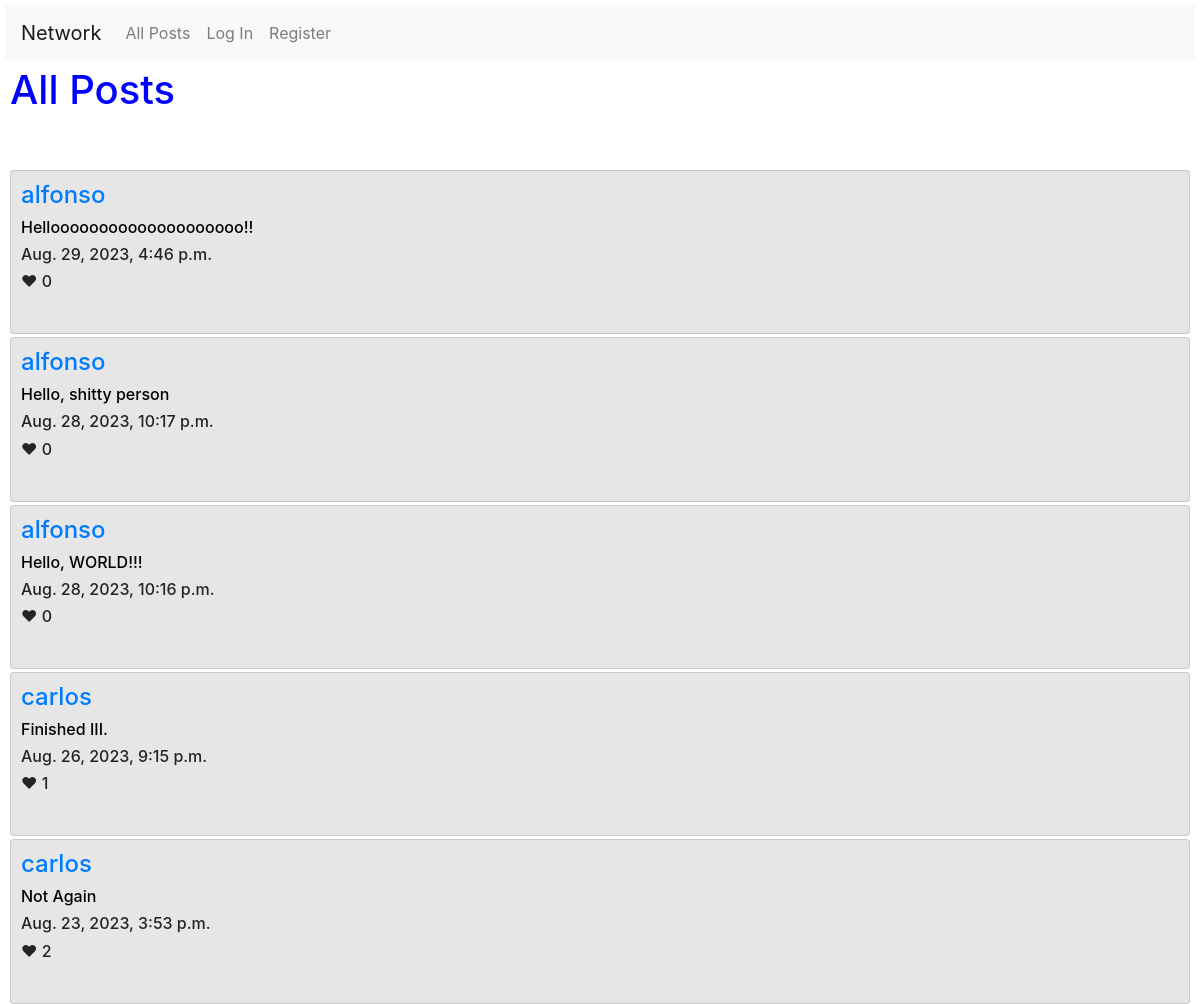
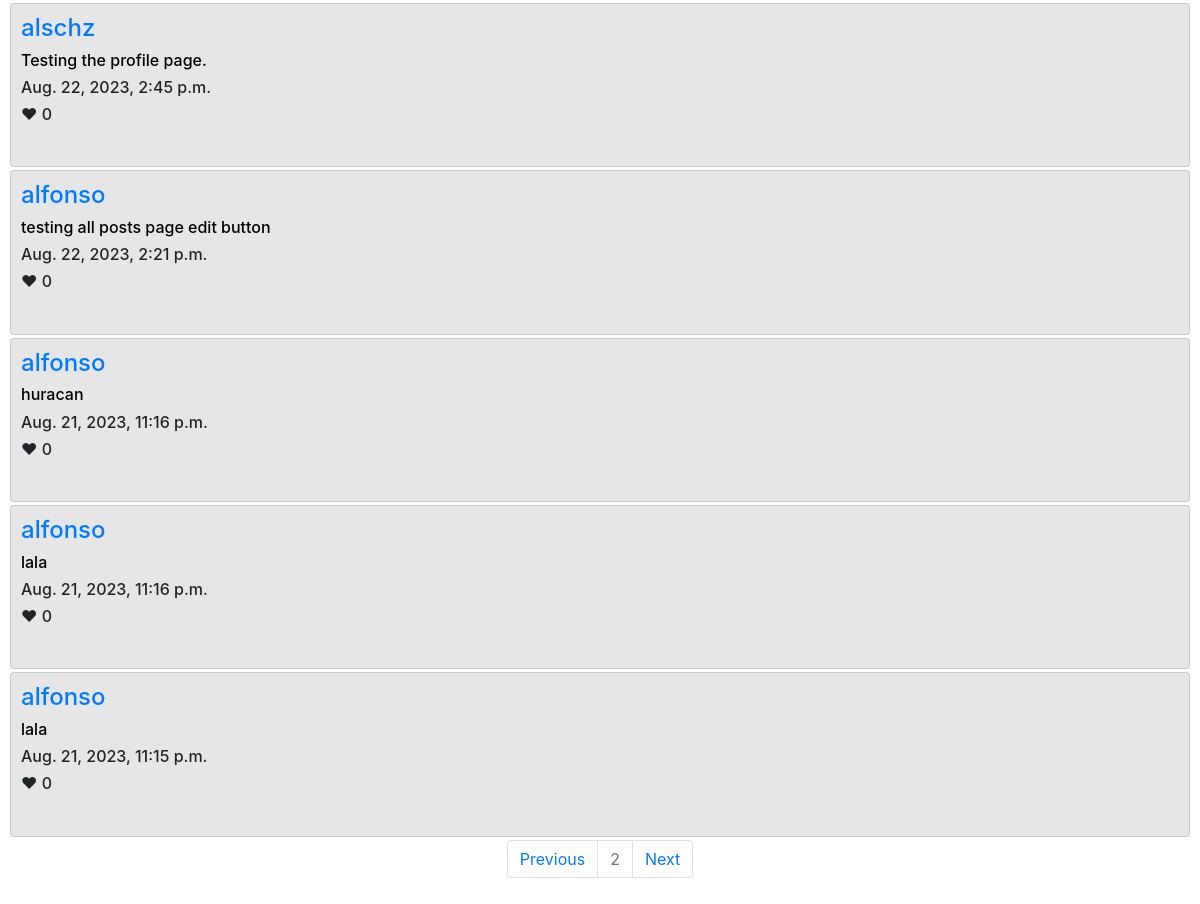
Screenshot of /?page=2 with the database file from the repository (2 pictures, top to bottom).
### network/models.py (models this page shows, shortened)
class Post(models.Model):
    user = models.ForeignKey(User, on_delete=models.CASCADE, related_name="poster")
    content = models.TextField(max_length=180, null=False)
    timestamp = models.DateTimeField(auto_now_add=True)
    like = models.IntegerField(default=0)

class User(AbstractUser):
    pass

### network/views.py (the view, shortened to what this page needs)
# urls.py: path("", views.index, name="index"),
def index(request):
    all_posts = Post.objects.all().order_by("-timestamp")
    posts = []
    for i in range(0, len(all_posts)):
        posts.append(all_posts[i])
    posts.sort(key=lambda post: post.id, reverse=True)
    paginator = Paginator(posts, 10)
    page_number = request.GET.get("page")
    page_obj = paginator.get_page(page_number)
    likes = UserLike.objects.filter(user_id=request.user.id)
    liked_posts_id = []
    for i in range(0, len(likes)):
        for j in range(0, len(posts)):
            if likes[i].post_like.id == posts[j].id:
                liked_posts_id.append(posts[j].id)
    return render(request, "network/index.html",
                  {"posts": page_obj,
                   "likes": liked_posts_id})

### network/templates/network/index.html (shortened to what this page needs)
{% extends "network/layout.html" %}
{% block body %}
    <h1>All Posts</h1>
    <br>
    <br>
    {% for post in posts %}
        {% if post.id in likes %}
            <div class="card">
                <h4><a href="{% url 'profile' post.user %}">{{post.user}}</a></h4>
                <div id="post_{{post.id}}">
                    <h6><a id="anchor_{{post.id}}" class="anchor_content" href="{% url 'post_page' post.id %}">{{post.content}}</a></h6>
                    <h6> {{post.timestamp}} </h6>
                    <h6 id="like_{{post.id}}">&#10084; {{post.like}}</h6>
                    <br>
                    {% if user.is_authenticated %}
                    <div>
                        <button style="background-color:  rgb(248, 79, 79); border-radius: 4px;" name="dislike" value="{{post.id}}">&#128078;</button>
                        {% if post.user == user %}
                            <button style="background-color: cornflowerblue; border-radius: 4px;" name="edit" value="{{post.id}}">Edit</button>
                        {% endif %}
                    </div>
                    {% endif %}
                </div>
                <div id="edit_div_{{post.id}}" style="display: none;">
                        <textarea autofocus autocomplete="off" class="form-control" id="post_edit_{{post.id}}"></textarea>
                        <br>
                        <button style="background-color: cornflowerblue; border-radius: 4px;" id="save_{{post.id}}" value="{{post.id}}">Save</button>
                </div>
            </div>
        {% else %}
            <div class="card">
                <h4><a href="{% url 'profile' post.user %}">{{post.user}}</a></h4>
                <div id="post_{{post.id}}">
                    <h6><a id="anchor_{{post.id}}" class="anchor_content" href="{% url 'post_page' post.id %}">{{post.content}}</a></h6>
                    <h6> {{post.timestamp}} </h6>
                    <h6 id="like_{{post.id}}">&#10084; {{post.like}}</h6>
                    <br>
                </div>
            </div>
        {% endif %}
    {% endfor %}
    <nav aria-label="Page navigation example">
        <ul class="pagination justify-content-center">
        {% if posts.has_previous %}
            <li class="page-item">
            <a class="page-link" href="?page=1">Previous</a>
            </li>
        {% endif %}
            <li class="page-item disabled"><a class="page-link" href="#">{{posts.number}}</a></li>
        {% if posts.has_next %}
            <li class="page-item">
            <a class="page-link" href="?page={{ posts.next_page_number }}">Next</a>
            </li>
        {% endif %}
        </ul>
    </nav>
{% endblock %}

### network/static/network/styles.css (style rules this page uses)
h1 { color: blue; }
.card { padding: 10px; background-color: rgb(230, 230, 230); margin-bottom: 3px; }
body, #block-body { padding: 5px; }
.anchor_content { text-decoration: none; color: black; }

### rows the page displays
Post: user "alfonso", content "Helloooooooooooooooooooo!!", timestamp "Aug. 29, 2023, 4:46 p.m.", like "0"
Post: user "alfonso", content "Hello, shitty person", timestamp "Aug. 28, 2023, 10:17 p.m.", like "0"
Post: user "alfonso", content "Hello, WORLD!!!", timestamp "Aug. 28, 2023, 10:16 p.m.", like "0"
Post: user "carlos", content "Finished III.", timestamp "Aug. 26, 2023, 9:15 p.m.", like "1"
Post: user "carlos", content "Not Again", timestamp "Aug. 23, 2023, 3:53 p.m.", like "2"
Post: user "alschz", content "Testing the profile page.", timestamp "Aug. 22, 2023, 2:45 p.m.", like "0"
Post: user "alfonso", content "testing all posts page edit button", timestamp "Aug. 22, 2023, 2:21 p.m.", like "0"
Post: user "alfonso", content "huracan", timestamp "Aug. 21, 2023, 11:16 p.m.", like "0"
Post: user "alfonso", content "lala", timestamp "Aug. 21, 2023, 11:16 p.m.", like "0"
Post: user "alfonso", content "lala", timestamp "Aug. 21, 2023, 11:15 p.m.", like "0"

### other values shown
{{ posts.number }} "2"
